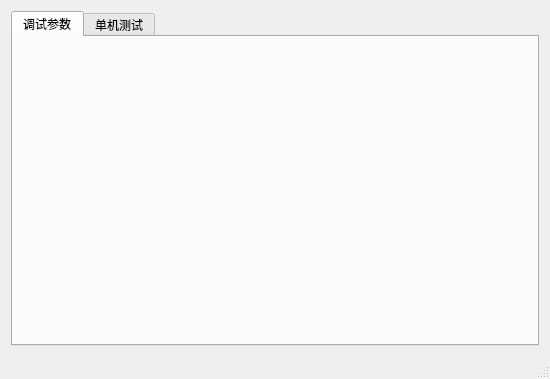
<?xml version="1.0" encoding="UTF-8"?>
<ui version="4.0">
 <class>AutorecoFramClass</class>
 <widget class="QMainWindow" name="AutorecoFramClass">
  <property name="geometry">
   <rect>
    <x>0</x>
    <y>0</y>
    <width>550</width>
    <height>379</height>
   </rect>
  </property>
  <property name="windowTitle">
   <string>AutorecoFram</string>
  </property>
  <widget class="QWidget" name="centralWidget">
   <layout class="QVBoxLayout" name="verticalLayout_2">
    <item>
     <widget class="QTabWidget" name="tabWidget">
      <property name="currentIndex">
       <number>0</number>
      </property>
      <widget class="QWidget" name="configTab">
       <attribute name="title">
        <string>调试参数</string>
       </attribute>
      </widget>
      <widget class="QWidget" name="testTab">
       <attribute name="title">
        <string>单机测试</string>
       </attribute>
       <layout class="QVBoxLayout" name="verticalLayout">
        <item>
         <widget class="QTableWidget" name="tableWidget"/>
        </item>
       </layout>
      </widget>
     </widget>
    </item>
   </layout>
  </widget>
  <widget class="QStatusBar" name="statusBar"/>
 </widget>
 <layoutdefault spacing="6" margin="11"/>
 <tabstops>
  <tabstop>tabWidget</tabstop>
  <tabstop>tableWidget</tabstop>
 </tabstops>
 <resources>
  <include location="AutorecoFram.qrc"/>
 </resources>
 <connections/>
</ui>
